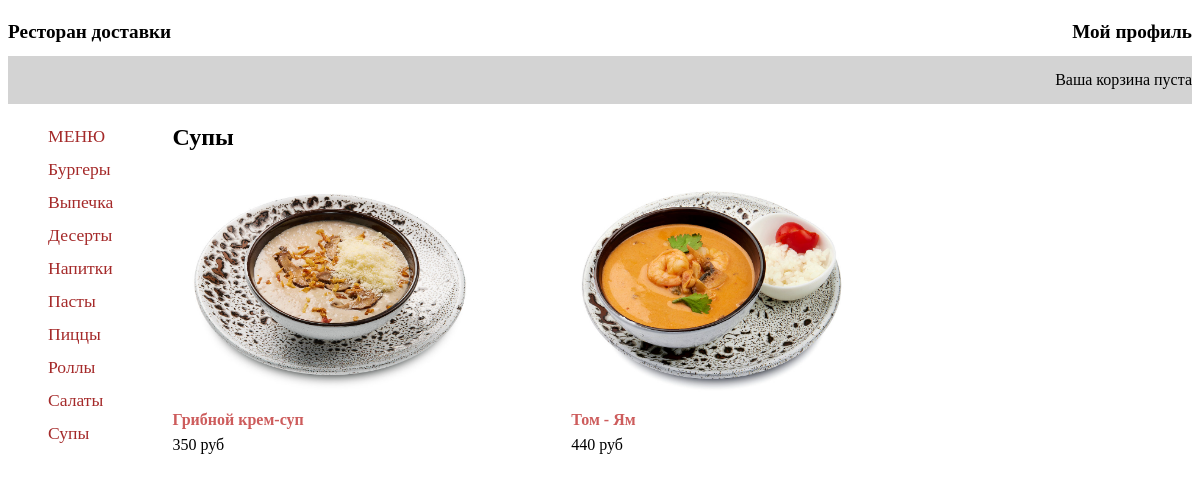
/soup/, run on the app's committed database.
### store/models.py (models this page shows, shortened)
class Category(models.Model):
    name = models.CharField(max_length=200, verbose_name='Категория')
    slug = models.SlugField(max_length=200)
    class Meta:
        ordering = ('name',)
        verbose_name_plural = 'Категории'
    def get_absolute_url(self):
        return reverse('product_list_by_category', args=[self.slug])

class Product(models.Model):
    category = models.ForeignKey(Category, on_delete=models.SET_NULL, null=True, verbose_name='Категория')
    name = models.CharField(max_length=200, verbose_name='Название')
    slug = models.SlugField(max_length=200)
    image = models.CharField(max_length=100, blank=True, null=True, verbose_name='Картинка')
    description = models.TextField(null=True, blank=True, verbose_name='Описание')
    price = models.DecimalField(max_digits=10, decimal_places=0, verbose_name='Цена')
    volume = models.CharField(max_length=50, null=True, verbose_name='Объем')
    available = models.BooleanField(default=True, verbose_name='Доступность товара')
    created = models.DateTimeField(auto_now_add=True, verbose_name='Дата создания')
    updated = models.DateTimeField(auto_now=True, verbose_name='Дата обновления')
    class Meta:
        ordering = ('name',)
        index_together = (('id', 'slug'),)
        verbose_name_plural = 'Товары'
    def get_absolute_url(self):
        return reverse('product_detail', args=[self.id, self.slug])

### store/views.py (the view)
# urls.py: path('', views.product_list, name='home'),
def product_list(request, category_slug=None):
    category = None
    categories = Category.objects.all()
    products = Product.objects.filter(available=True)
    if category_slug:
        category = get_object_or_404(Category, slug=category_slug)
        products = products.filter(category=category)
    data = {'category': category, 'categories': categories, 'products': products}
    return render(request, 'store/product_list.html', data)

### store/cart.py (called while the page is built)
    def __len__(self):
        return sum(item['quantity'] for item in self.cart.values())

### store/context_processors.py (called while the page is built)
def cart(request):
    return {'cart': Cart(request)}

### templates/store/product_list.html (shortened to what this page needs)
{% extends "index.html" %}
{% load static %}
{% block content %}
    <div id="sidebar">
        <ul>
            <li {% if not category %}class="selected"{% endif %}>
                <a href="{% url "home" %}">МЕНЮ</a>
            </li>
            {% for c in categories %}
                <li {% if category.slug == c.slug %}class="selected"
                    {% endif %}>
                    <a href="{{ c.get_absolute_url }}">{{ c.name }}</a>
                </li>
            {% endfor %}
        </ul>
    </div>
    <div class="pl-header">
        <h2>{% if category %}
            {{ category.name }}
        {% else %}Меню
        {% endif %}</h2>
        <div class="product-list">
            {% for product in products %}
                <div class="item">
                    <a href="{{ product.get_absolute_url }}">
                        <img src="{% if product.image %}{% static product.image %}
                              {% else %}{% static "img/no_image.png" %}
                              {% endif %}">
                    </a>
                    <br>
                    <a href="{{ product.get_absolute_url }}">{{ product.name }}</a>
                    <br>
                    <div id="price">{{ product.price }} руб</div>
                </div>
            {% endfor %}
        </div>
    </div>
{% endblock %}

### store/static/css/base.css (style rules this page uses)
body { font-family: Tahoma; }

### store/static/css/product_list.css (style rules this page uses)
#sidebar { display: flex; flex-direction: column; margin-right: 5%; }
#sidebar ul { list-style-type: none; line-height: 2em; }
#sidebar ul li a { color: brown; text-decoration: none; font-size: 1.1em; }
.pl-header { display: flex; flex-direction: column; }
.product-list { display: flex; flex-direction: row; flex-wrap: wrap; }
.item { flex-basis: 40%; flex-direction: column; }
.item img { width: 75%; height: 75%; }
.item a { text-decoration: none; color: indianred; line-height: 2em; font-weight: bolder; text-align: center; }

### data on the page
Category: name "Бургеры"
Category: name "Выпечка"
Category: name "Десерты"
Category: name "Напитки"
Category: name "Пасты"
Category: name "Пиццы"
Category: name "Роллы"
Category: name "Салаты"
Category: name "Супы"
Product: image (picture), name "Грибной крем-суп", price "350"
Product: image (picture), name "Том - Ям", price "440"
